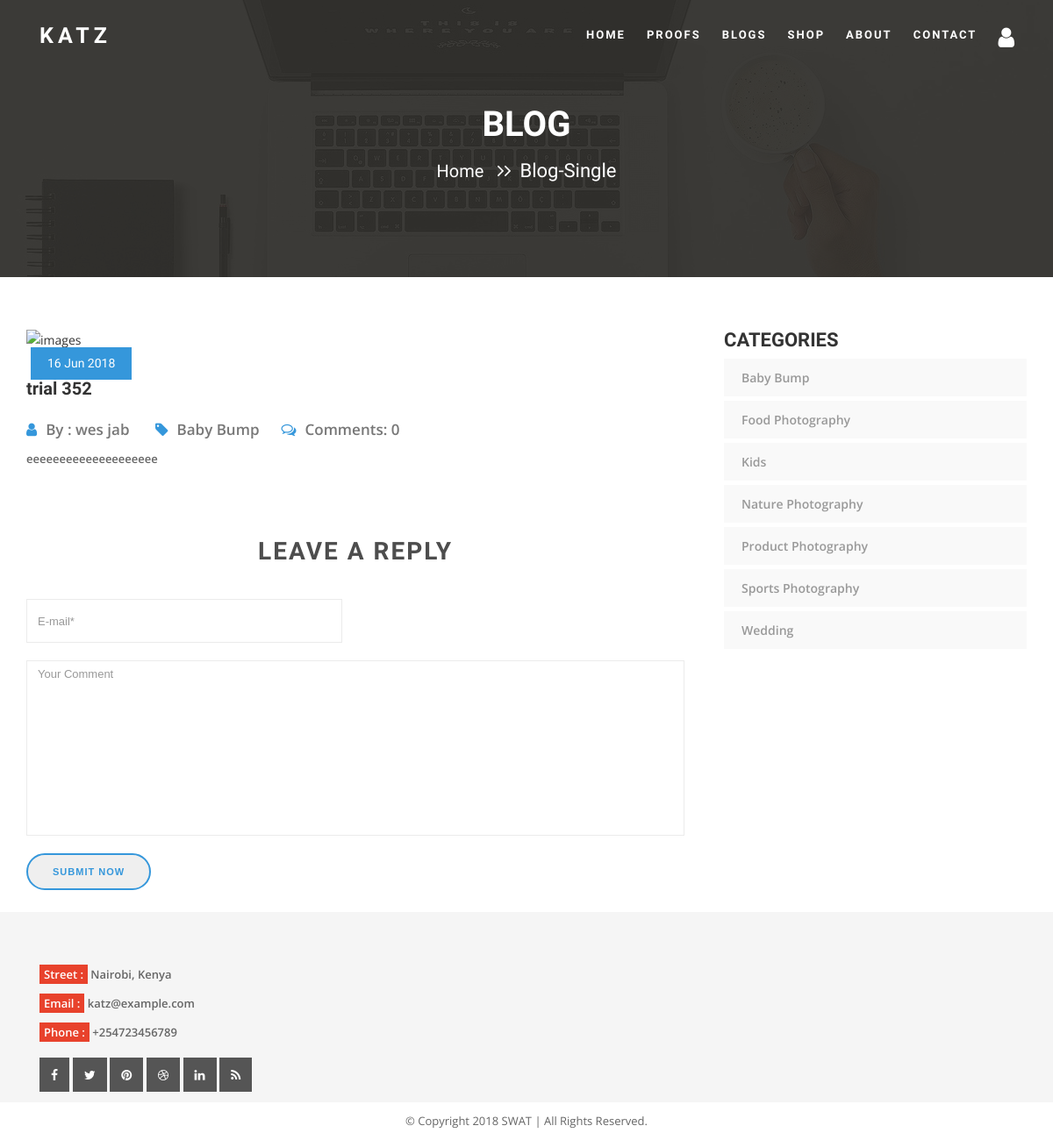
Screenshot of /blog-single.php?blog_id=11 with the database file from the repository.
### tables this page shows
CREATE TABLE `blog_posts` (
  `id` int(11) NOT NULL,
  `blog_title` varchar(200) NOT NULL,
  `blog_body` varchar(2000) NOT NULL,
  `posted_at` datetime NOT NULL,
  `user_id` int(11) NOT NULL,
  `category_id` int(11) DEFAULT NULL,
  `cover_img` varchar(200) DEFAULT NULL
);

CREATE TABLE `users` (
  `id` int(11) NOT NULL,
  `FirstName` varchar(255) DEFAULT NULL,
  `LastName` varchar(255) DEFAULT NULL,
  `Email` varchar(255) DEFAULT NULL,
  `PhoneNumber` int(11) DEFAULT NULL,
  `Password` varchar(255) DEFAULT NULL,
  `Timestamp` datetime DEFAULT NULL,
  `UserType` varchar(255) DEFAULT NULL
);

CREATE TABLE `categories` (
  `cat_ID` int(11) NOT NULL,
  `cat_name` varchar(255) NOT NULL,
  `description` varchar(255) DEFAULT NULL
);

### blog-single.php (the view, shortened to what this page needs)
<?php
include("connect.php");
if(isset($_GET['blog_id'])){
  $blogID = $_GET['blog_id'];
  $selectSql=mysqli_query($db, "SELECT * FROM `blog_posts` WHERE `id`= '$blogID'");
  $rowPost=mysqli_fetch_array($selectSql);
  $blogID=$rowPost['id'];
  $blogTitle=$rowPost['blog_title'];
  $blogBody=$rowPost['blog_body'];
  $timePosted=$rowPost['posted_at'];
  $userID=$rowPost['user_id'];
  $categoryID=$rowPost['category_id'];
  $imagepath=$rowPost['cover_img'];
  if($imagepath=="NONE" || $imagepath==""){
    $imagepath="cover_images/default.png";
  }
  $bloggerSql=mysqli_query($db, "SELECT * FROM `users` WHERE `id`= '$userID'");
  $rowUser=mysqli_fetch_array($bloggerSql);
  $fname=$rowUser['FirstName'];
  $lname=$rowUser['LastName'];
  $blogger=$fname." ".$lname;
  $categorySql=mysqli_query($db, "SELECT * FROM `categories` WHERE `cat_ID`= '$categoryID'");
  $rowCategory=mysqli_fetch_array($categorySql);
  $category=$rowCategory['cat_name'];
  $datetime=explode(" ", $timePosted);
  $date=$datetime[0];
  $rdate=date('d M Y',strtotime($date));
  $commentsSql=mysqli_query($db, "SELECT * FROM `blog_comments` WHERE `blog_id`= '$blogID' ORDER BY `id` ASC");
  $countComments=mysqli_num_rows($commentsSql);
}else{
  header("Location: all-blogs.php");
}
?>
<!DOCTYPE html>
<html lang="en">
<head>
<link href="assets/bootstrap/css/bootstrap.min.css" rel="stylesheet">
<link href="assets/Normalize/normalize.css" rel="stylesheet">
<link href="assets/font-awesome/css/font-awesome.min.css" rel="stylesheet">
<link href="assets/linearicons/css/icon-font.min.css" rel="stylesheet">
<link href="assets/animate/animate.css" rel="stylesheet">
<link href="assets/owlcarousel/css/owl.carousel.css" rel="stylesheet">
<link href="assets/owlcarousel/css/owl.theme.css" rel="stylesheet">
<link href="assets/css/ionicons.min.css" rel="stylesheet">
<link href="assets/css/magnific-popup.css" rel="stylesheet">
<link href="assets/slicknav/slicknav.css" rel="stylesheet">
<link href="css/style.css" rel="stylesheet">
<link href="css/responsive.css" rel="stylesheet">
</head>
<body>
<header id="home">
  <div class="header-top-area">
    <div class="container">
      <div class="row">
        <div class="col-md-3">
          <div class="logo"> <a href="index-9.php">KATZ</a> </div>
        </div>
        <div class="col-md-9">
          <nav class="navbar navbar-default">
            <div class="collapse navbar-collapse">
              <div class="navigation">
                <ul class="nav navbar-nav">
                  <li><a href="index-9.php">Home</a></li>
                  <li><a href="portfolio-three.php">Proofs</a></li>
                  <li><a href="blog-grid.php">Blogs</a></li>
                  <li><a href="service-3.php">Shop</a></li>
                  <li><a href="about-1.php">About</a></li>
                  <li><a href="contact-us.php">Contact</a></li>
                    <li><a href="#"><i class="fa fa-user fa-2x"></i></a>
                         </li>
                </ul>
              </div>
            </div>
          </nav>
        </div>
      </div>
    </div>
  </div>
  <div class="about_slider-area pt-90">
    <div class="container">
      <div class="row">
        <div class="col-md-12">
          <div class="slider-text-2 text-center pt-40">
            <h2 class="color-w font-w-8 font-40 pb-20">BLOG</h2>
            <h4 class="color-w font-22"><a class="font-20 color-w" href="index.html">Home</a> <span class="plr-10"><i class="fa fa-angle-right"></i><i class="fa fa-angle-right"></i></span>Blog-Single</h4>
          </div>
        </div>
      </div>
    </div>
  </div>
</header>
<section id="blog_single_area" class="blog_single_area">
  <div class="container">
    <div class="row">
      <div class="col-md-8">
        <div class="blog_left_side_area">
          <div class="blog_pic"> <img src="<?php echo $imagepath; ?>" class="img-responsive" alt="images">
            <h4 class="date_position"><?php echo $rdate; ?></h4>
          </div>
          <div class="blog_left_single_content">
            <h3><a href="#"><?php echo $blogTitle; ?></a></h3>
            <div class="blog_author_area"> <a href="#"><i class="fa fa-user"></i>By :  <?php echo $blogger; ?></a><a href="#"> <i class="fa fa-tag"></i><?php echo $category; ?></a><a href="#"><i class="fa fa-comments-o"></i>Comments: <?php echo $countComments; ?></a> </div>
            <?php echo $blogBody; ?>
          </div>
          </div>
          <div class="consultency_comments_form">
            <h2 class="comments_title">Leave a Reply</h2>
            <div class="row">
         <?php if(isset($_SESSION['id'])){ ?>
              <form method="post" action="blog-single.php?blog_id=<?php echo $blogID; ?>" >
                <div class="col-md-12">
                  <div class="form-group">
                    <textarea name="comment_content" class="form-control" rows="4" placeholder="Your Comment"></textarea>
                  </div>
                </div>
                <div class="col-md-12">
                  <div class="form-group">
                    <div class="send_me_ph"> <button type="submit" name="post_comment" class="btn">Submit Now</button> </div>
                  </div>
                </div>
              </form>
          <?php }else{ ?>
              <form method="post" action="blog-single.php?blog_id=<?php echo $blogID; ?>" >
                <div class="col-md-6 col-sm-6">
                  <div class="form-group">
                    <input type="email" class="form-control" placeholder="E-mail*" name="email">
                  </div>
                </div>
                <div class="col-md-12">
                  <div class="form-group">
                    <textarea name="comment_content" class="form-control" rows="4" placeholder="Your Comment"></textarea>
                  </div>
                </div>
                <div class="col-md-12">
                  <div class="form-group">
                    <div class="send_me_ph"> <button type="submit" name="post_comment_non" class="btn">Submit Now</button> </div>
                  </div>
                </div>
              </form>
            <?php } ?>
            </div>
          </div>
      </div>
      <div class="col-md-4">
        <div class="blog_right_side_area">
          <div class="blog_right_widget">
            <div class="blog_widget">
              <h3 class="blog_widget_title">CATEGORIES</h3>
              <ul>
                <?php
          $viewCat3 = "SELECT * FROM `categories` ORDER BY `cat_name` ASC";
          $resultCat3 = mysqli_query($db, $viewCat3);
          while($rowCat2 = mysqli_fetch_array($resultCat3)) {
            $cat_id=$rowCat2['cat_ID'];
            $cat_name=$rowCat2['cat_name'];
        ?>
                <li><a href="blog-grid.php?cat_id=<?php echo $cat_id; ?>"><?php echo $cat_name; ?></a></li>
                <?php } ?>
              </ul>
            </div>
          </div>
        </div>
      </div>
    </div>
  </div>
</section>
<div class="clearfix"></div>
<section id="footer" class="footer">
  <div class="container">
    <div class="col-md-3">
      <div class="footer-address">
        <p class="font-w-6"><span class="Color-b">Street :</span> Nairobi, Kenya</p>
        <p class="font-w-6"><span class="Color-b">Email :</span> katz@example.com</p>
        <p class="font-w-6"><span class="Color-b">Phone :</span> +254723456789</p>
      </div>
      <div class="footer-social pt-15">
        <ul class="top-social">
          <li><a href="#" target="_blank"><i class="fa fa-facebook"></i></a></li>
          <li><a href="#" target="_blank"><i class="fa fa-twitter"></i></a></li>
          <li><a href="#" target="_blank"><i class="fa fa-pinterest"></i></a></li>
          <li><a href="#" target="_blank"><i class="fa fa-dribbble"></i></a></li>
          <li><a href="#" target="_blank"><i class="fa fa-linkedin"></i></a></li>
          <li><a href="#" target="_blank"><i class="fa fa-rss"></i></a></li>
        </ul>
      </div>
    </div>
  </div>
</section>
<footer>
  <div class="container">
    <p class="text-center pt-10">&copy; Copyright
      SWAT | All Rights Reserved.</p>
  </div>
</footer>
</body>
</html>

### css/style.css (style rules this page uses)
* { margin: 0; padding: 0; }
body { font-family: 'Open Sans', sans-serif; font-size: 14px; line-height: 23px; font-weight: 400; overflow-x: hidden; }
h1, h2, h3, h4, h5, h6 { font-family: 'Raleway', sans-serif; margin-top: 0; text-transform: none; line-height:23px; }
h2 { font-size:35px; }
h3 { font-size:24px; }
h4 { font-size: 20px; }
p { font-size:13px; color:#666; }
ul,li { list-style:none; padding:0px; margin:0px; }
a, a:hover, a:active, a:focus { outline: none; border: none; text-decoration:none; }
a { color:#333; transition: all 0.3s ease 0s; }
body, html { height: 100% }
section { width: 100%; float: left; padding: 60px 0px 20px 0px; }
section h2 { text-align: center; text-transform: uppercase; letter-spacing: 2px; position: relative; text-align: center; padding: 12px 10px 10px; }
.font-20 { font-size: 20px !important; }
.font-22 { font-size: 22px !important; }
.font-40 { font-size: 40px !important; }
.font-w-6 { font-weight:600; }
.font-w-8 { font-weight:800; }
.pt-10 { padding-top: 10px !important; }
.pt-15 { padding-top: 15px !important; }
.pt-40 { padding-top: 40px !important; }
.pt-90 { padding-top: 90px !important; }
.pb-20 { padding-bottom: 20px !important; }
.plr-10 { padding-left: 10px !important; padding-right: 10px !important; }
button.btn { border-radius: 25px; display: inline-block; padding: 14px 28px 13px 28px; line-height: 1; border: 2px solid #3597db; font-weight: bold; font-size: 11px; text-transform: uppercase; letter-spacing: 1px; color: #3597db; }
.color-w { color:#fff; }
.Color-b { background-color:#E8422C; color:#fff; padding:2px 5px; }
.header-top-area { left: 0; position: fixed; top: 0; width: 100%; z-index: 9999; -webkit-transition: .4s; transition: .4s }
.logo a { font-family: 'Raleway', sans-serif; font-size: 25px; font-weight: 700; color: #fff; letter-spacing: 5px; text-transform:uppercase; }
.logo { padding-top: 29px; padding-left:15px; }
.navbar-default { background-color: inherit; border-color: inherit; }
.navbar { border-radius: 0; min-height: auto; margin: 0; border: none; z-index: 9; }
.navbar-collapse { float: right; margin:0; padding: 0; }
.navbar-nav > li { padding: 0; }
.navbar-default .navbar-nav li a { font-family: 'Raleway', sans-serif; color: #fff; font-size: 13px; font-weight: 600; padding: 30px 12px; transition: all 0.3s ease 0s; text-transform:uppercase; letter-spacing:2px; }
.about_slider-area { background-image:url(../images/About/1.jpg); background-position: center; background-color: #fff; background-repeat: no-repeat; width: 100%; height: 316px; position: relative; z-index: 1 }
.about_slider-area:after { position: absolute; left: 0; top: 0; width: 100%; height: 100%; background: #393734; opacity: .8; content: ""; z-index: -1 }
.blog_left_side_area { padding-right: 15px; }
.blog_right_side_area { padding-left: 15px; }
.date_position { position: absolute; top:20px; left: 5px; color: #fff; font-size: 14px; background-color: #3597db; padding: 7px 19px; display: inline-block; }
.blog_pic { position: relative; }
.blog_left_single_content h3 { font-size: 20px; font-weight: 800; margin: 0; padding-top: 33px; margin-bottom: 13px; }
.blog_left_single_content p { font-weight:600; }
.blog_left_single_content .blog_author_area { padding: 10px 0px; }
.blog_left_single_content .blog_author_area a { font-size: 17px; color: #777; margin-right: 25px; font-weight: 600; }
.blog_left_single_content .blog_author_area a i { color: #3597db; padding-right: 10px; }
.blog_right_widget { margin-bottom: 30px; }
.blog_widget_title { font-size: 22px; color: #333; font-weight: 800; }
.blog_widget ul li a { font-size: 14px; color: #999; font-weight: 600; }
.blog_widget ul li { background-color: #f9f9f9; margin-bottom: 5px; padding: 10px 20px; }
.blog_widget ul li:last-child { margin-bottom: 0; }
.consultency_comments_form { margin-top: 60px; }
.comments_title { margin: 0px; color: #4d4d4d; font-size: 28px; font-weight: 600; margin-bottom: 33px; }
.consultency_comments_form .form-control { border-radius: 0; box-shadow: none; outline: 0; border: 1px solid #ebebeb; height: 50px; font-size: 13px; color: #000; margin-bottom: 20px; background-color: transparent; }
.consultency_comments_form textarea.form-control { height: 200px; resize: none; }
.consultency_comments_form .form-group { margin-bottom: 5px; }
.footer { background-color:#f5f5f5; }
.footer-social li { display: inline-block; }
.footer-social li a { background: #555; padding: 10px 13px; color: #fff; }

### rows the page displays
blog_posts: posted_at "16 Jun 2018", blog_title "trial 352", blog_body "eeeeeeeeeeeeeeeeeeee"
users: blogger "wes jab"
categories: cat_name "Baby Bump"
categories: cat_name "Food Photography"
categories: cat_name "Kids"
categories: cat_name "Nature Photography"
categories: cat_name "Product Photography"
categories: cat_name "Sports Photography"
categories: cat_name "Wedding"

### other values shown
$countComments "0"
